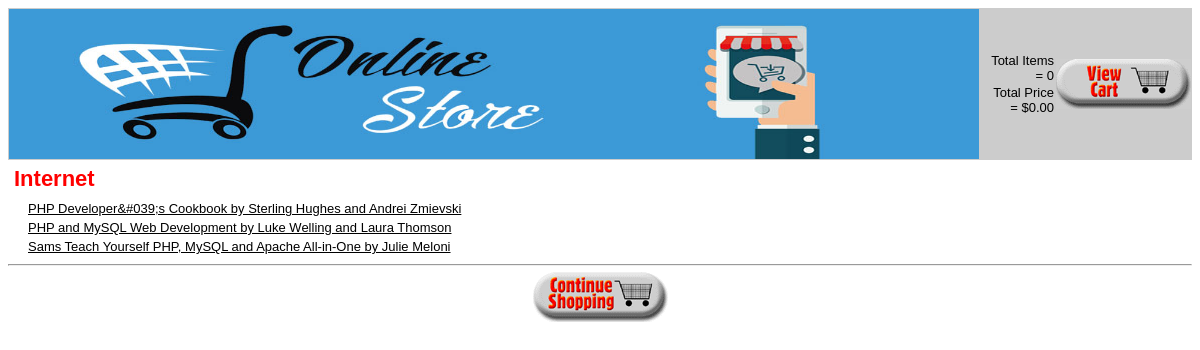
The app's page /show_cat.php?catid=1 with its own data.
### tables this page shows
create table categories
(
	catid int unsigned not null auto_increment primary key,
    catname char(60) not null
);

create table books
(
	isbn char(13) not null primary key,
    author char(100),
    title char(100),
    catid int unsigned,
    price float(4,2) not null,
    description varchar(255)
);

### book_fns.php (called while the page is built, shortened)
<?php
function get_category_name($catid)
{
    $conn = db_connect();
    $query = "select catname from categories where catid='".$conn->real_escape_string($catid)."'";
    $result = @$conn->query($query);
    $row = $result->fetch_object();
    return $row->catname;
}
function get_books($catid) {
    $conn = db_connect();
    $query = "select * from books where catid = '".$conn->real_escape_string($catid)."'";
    $result = @$conn->query($query);
    $result = db_result_to_array($result);
    return $result;
}

### output_fns.php (the view, shortened to what this page needs)
<?php
function do_html_header($title = '') {
    ?>
    <html>
    <head>
    </head>
    <body>
    <table width="100%" border="0" cellspacing="0" bgcolor="#cccccc">
        <tr>
            <td rowspan="2">
                    <a href="index.php"><img src="images/OnlineStore.jpg" alt="OnlineStore" border="0"
                                          align="left" valign="bottom" height="150" width="970"/></a>
            </td>
            <td align="right" valign="bottom">
                <?php
                if(isset($_SESSION['admin_user'])) {
                    echo "&nbsp;";
                } else {
                    echo "Total Items = " . htmlspecialchars($_SESSION['items']);
                }
                ?>
            </td>
            <td align="right" rowspan="2" width="135">
                <?php
                if(isset($_SESSION['admin_user'])) {
                    display_button('logout.php', 'log-out', 'Log Out');
                } else {
                    display_button('show_cart.php', 'view-cart', 'View Your Shopping Cart');
                }
                ?>
        </tr>
        <tr>
            <td align="right" valign="top">
                <?php
                if(isset($_SESSION['admin_user'])) {
                    echo "&nbsp;";
                } else {
                    echo "Total Price = $".number_format($_SESSION['total_price'],2);
                }
                ?>
            </td>
        </tr>
    </table>
    <?php
    if($title) {
        do_html_heading($title);
    }
}
function do_html_footer() {
    ?>
    </body>
    </html>
    <?php
}
function do_html_heading($heading) {
    ?>
    <h2><?php echo htmlspecialchars($heading); ?></h2>
    <?php
}
function do_html_URL($url, $name) {
    ?>
    <a href="<?php echo htmlspecialchars($url); ?>"><?php echo htmlspecialchars($name); ?></a><br />
    <?php
}
function display_books($book_array) {
    if (!is_array($book_array)) {
        echo "<p>No books currently available in this category</p>";
    } else {
        echo "<table width=\"100%\" border=\"0\">";
        foreach ($book_array as $row) {
            $url = "show_book.php?isbn=" . urlencode($row['isbn']);
            echo "<tr><td>";
            echo "</td><td>";
            $title = htmlspecialchars($row['title']) . " by " . htmlspecialchars($row['author']);
            do_html_url($url, $title);
            echo "</td></tr>";
        }
        echo "</table>";
    }
    echo "<hr />";
}
    ?>
    <?php
function display_button($target, $image, $alt) {
    echo "<div align=\"center\"><a href=\"".htmlspecialchars($target)."\">
          <img src=\"images/".htmlspecialchars($image).".gif\"
           alt=\"".htmlspecialchars($alt)."\" border=\"0\" height=\"50\"
           width=\"135\"/></a></div>";
}

### show_cat.php (shortened to what this page needs)
<?php
$catid = $_GET['catid'];
$name = get_category_name($catid);
do_html_header($name);
$book_array = get_books($catid);
display_books($book_array);
if(isset($_SESSION['admin_user']))
{
    display_button("index.php","continue","Continue Shopping");
    display_button("admin.php","admin-menu","Admin Menu");
    display_button("edit_category_form.php?catid=".urlencode($catid),"edit-category","Edit Category");
}
else
{
    display_button("index.php","continue-shopping","Continue Shopping");
}
do_html_footer();

### output_fns.php (style rules this page uses)
h2 { font-family: Arial, Helvetica, sans-serif; font-size: 22px; color: red; margin: 6px }
body { font-family: Arial, Helvetica, sans-serif; font-size: 13px }
li, td { font-family: Arial, Helvetica, sans-serif; font-size: 13px }
hr { color: #FF0000; width=70%; text-align=center }
a { color: #000000 }

### records on screen
categories: catname "Internet"
books: name "PHP Developer&#039;s Cookbook by Sterling Hughes and Andrei Zmievski"
books: name "PHP and MySQL Web Development by Luke Welling and Laura Thomson"
books: name "Sams Teach Yourself PHP, MySQL and Apache All-in-One by Julie Meloni"

### other values on screen
$_SESSION['items'] "0"
$_SESSION['total_price'] "0.00"
